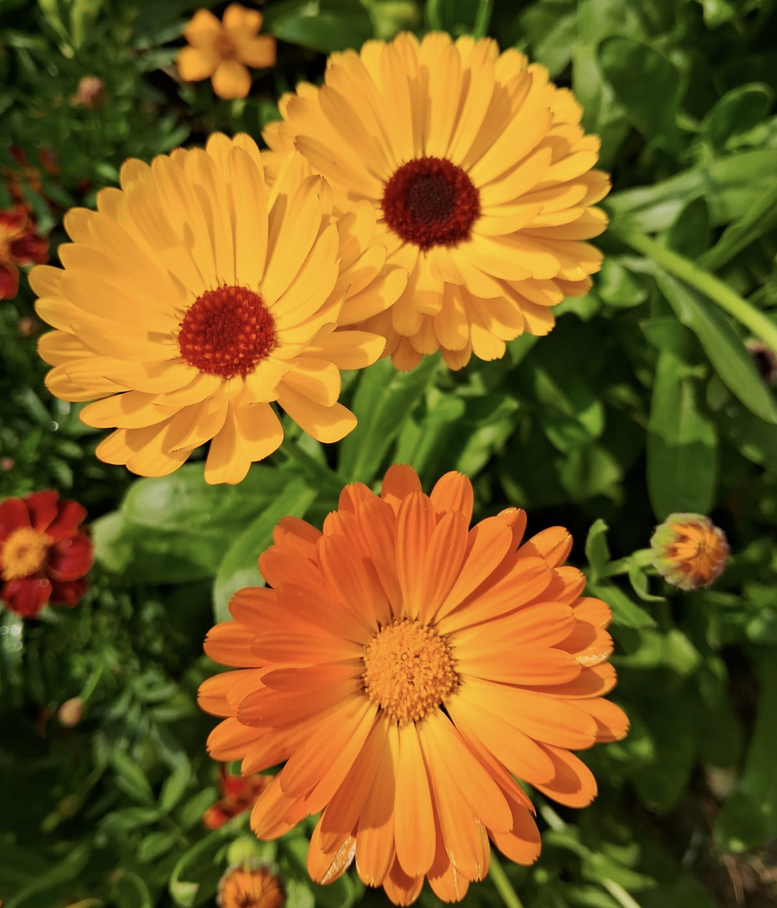
#> input picture images/flower.png, 777 x 908 px, shrunk from 1112 x 1300 before the run, found by its file name
$ python Homework19.py
#> lines starting #> are read from the running program, lines starting #| are printed output that depends on the picture; after the words box and inside, x2 and y2 are one past the last pixel; in counts of white or black regions, pixels touching at a corner belong together
import cv2
import numpy as np
import matplotlib.pyplot as plt
import math

IMG_PATH = "/Users/akhi/Desktop/DIP/images/flower.png"


def quantize_gray(gray: np.ndarray, bits: int) -> np.ndarray:
    levels = 2 ** bits
    q = np.floor(gray.astype(np.float32) * levels / 256.0).astype(np.uint8)
    q = np.clip(q, 0, levels - 1)
    step = 256.0 / levels
    rec = q.astype(np.float32) * step + step / 2.0
    return np.clip(rec, 0, 255).astype(np.uint8)


def palette_8bit(img_bgr: np.ndarray, K: int = 256) -> np.ndarray:
    Z = img_bgr.reshape(-1, 3).astype(np.float32)
    criteria = (cv2.TERM_CRITERIA_EPS + cv2.TERM_CRITERIA_MAX_ITER, 10, 1.0)
    _, labels, centers = cv2.kmeans(
        Z, K, None, criteria, 3, cv2.KMEANS_RANDOM_CENTERS
    )
    centers = centers.astype(np.uint8)
    quant = centers[labels.flatten()]
    return quant.reshape(img_bgr.shape)


def quantize_3_3_2(img_bgr: np.ndarray) -> np.ndarray:
    b, g, r = cv2.split(img_bgr)

    r3 = np.round(r.astype(np.float32) * 7.0 / 255.0).astype(np.uint8)
    g3 = np.round(g.astype(np.float32) * 7.0 / 255.0).astype(np.uint8)
    b2 = np.round(b.astype(np.float32) * 3.0 / 255.0).astype(np.uint8)

    r_rec = np.round(r3.astype(np.float32) * 255.0 / 7.0).astype(np.uint8)
    g_rec = np.round(g3.astype(np.float32) * 255.0 / 7.0).astype(np.uint8)
    b_rec = np.round(b2.astype(np.float32) * 255.0 / 3.0).astype(np.uint8)

    return cv2.merge([b_rec, g_rec, r_rec])


def pct_change(orig_bits: int, new_bits: int) -> float:
    return 100.0 * (1.0 - new_bits / max(1, orig_bits))


# ---------- SSIM / MSE / PSNR ----------
def ssim_gray(x: np.ndarray, y: np.ndarray) -> float:
    x = x.astype(np.float32)
    y = y.astype(np.float32)

    C1 = (0.01 * 255) ** 2
    C2 = (0.03 * 255) ** 2

    kernel_size = (11, 11)
    sigma = 1.5

    mu_x = cv2.GaussianBlur(x, kernel_size, sigma)
    mu_y = cv2.GaussianBlur(y, kernel_size, sigma)

    mu_x2 = mu_x * mu_x
    mu_y2 = mu_y * mu_y
    mu_xy = mu_x * mu_y

    sigma_x2 = cv2.GaussianBlur(x * x, kernel_size, sigma) - mu_x2
    sigma_y2 = cv2.GaussianBlur(y * y, kernel_size, sigma) - mu_y2
    sigma_xy = cv2.GaussianBlur(x * y, kernel_size, sigma) - mu_xy

    num = (2 * mu_xy + C1) * (2 * sigma_xy + C2)
    den = (mu_x2 + mu_y2 + C1) * (sigma_x2 + sigma_y2 + C2)

    ssim_map = num / (den + 1e-12)
    return float(ssim_map.mean())


def mse_psnr_ssim(ref: np.ndarray, test: np.ndarray):
    ref = ref.astype(np.float32)
    test = test.astype(np.float32)
    mse = np.mean((ref - test) ** 2)
    if mse == 0:
        psnr = float("inf")
    else:
        psnr = 10.0 * math.log10((255.0 ** 2) / mse)
    s = ssim_gray(ref, test)
    return mse, psnr, s


def main():

    img_bgr = cv2.imread(IMG_PATH, cv2.IMREAD_COLOR)
#> img_bgr is the input picture: shape (908, 777, 3); mean B, G, R 32.4, 95.7, 126.2
    if img_bgr is None:
        raise ValueError("Could not read image: " + IMG_PATH)

    H, W, _ = img_bgr.shape
#> H = 908; W = 777
    orig_bits = H * W * 24
#> orig_bits = 16932384

    # -------------- compression results stored in list -----------------
    results = []

    # color compressions
    img_palette = palette_8bit(img_bgr)
#> in palette_8bit, `_, labels, centers = cv2.kmeans( Z, K, None, criteria, 3, cv2.KMEANS_R..`: centers = 256 rows, first 8: [49.67, 111.3, 242.3], [41.56, 128.5, 104.3], [52, 98.61, 222.9], [58.12, 119.5, 240.9], [45.01, 108.9, 235.6], [43.82, 104.5, 232.6], [50.44, 125.5, 160.8], [22.8, 76.2, 104.9]
#> in palette_8bit, `centers = centers.astype(np.uint8)`: centers = 256 rows, first 8: [49, 111, 242], [41, 128, 104], [52, 98, 222], [58, 119, 240], [45, 108, 235], [43, 104, 232], [50, 125, 160], [22, 76, 104]
    img_332 = quantize_3_3_2(img_bgr)
#> in quantize_3_3_2, `b, g, r = cv2.split(img_bgr)`:
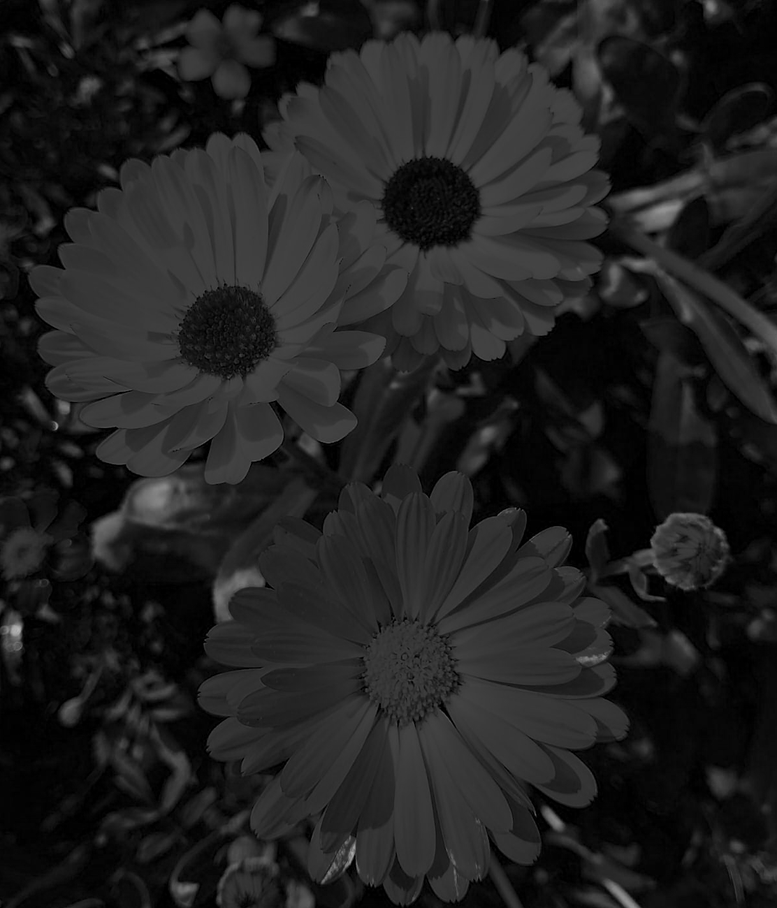
#> b: shape (908, 777); min 0, max 183, mean 32.4

    gray = cv2.cvtColor(img_bgr, cv2.COLOR_BGR2GRAY)
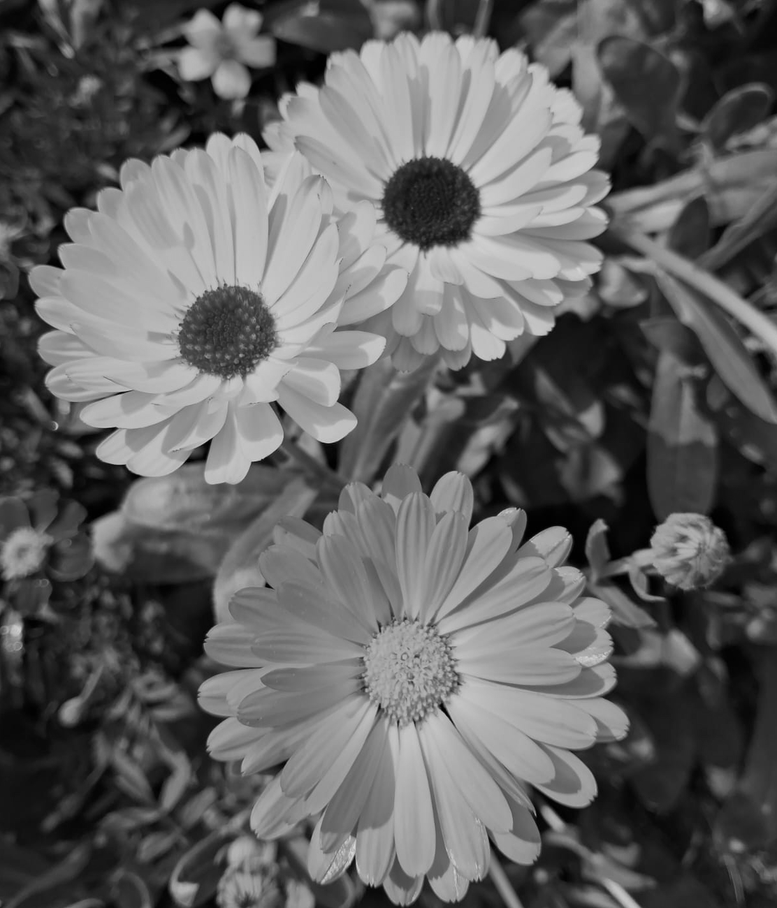
#> gray: shape (908, 777); min 0, max 216, mean 97.6

    gray_bits = [8, 5, 4, 2, 1]
    gray_imgs = [quantize_gray(gray, b) for b in gray_bits]
#> call 4 of quantize_gray, with bits = 2
#> in quantize_gray (call 4), `levels = 2 ** bits`: levels = 4
#> in quantize_gray (call 4), `q = np.floor(gray.astype(np.float32) * levels / 256.0).astype(np.uint8)`:
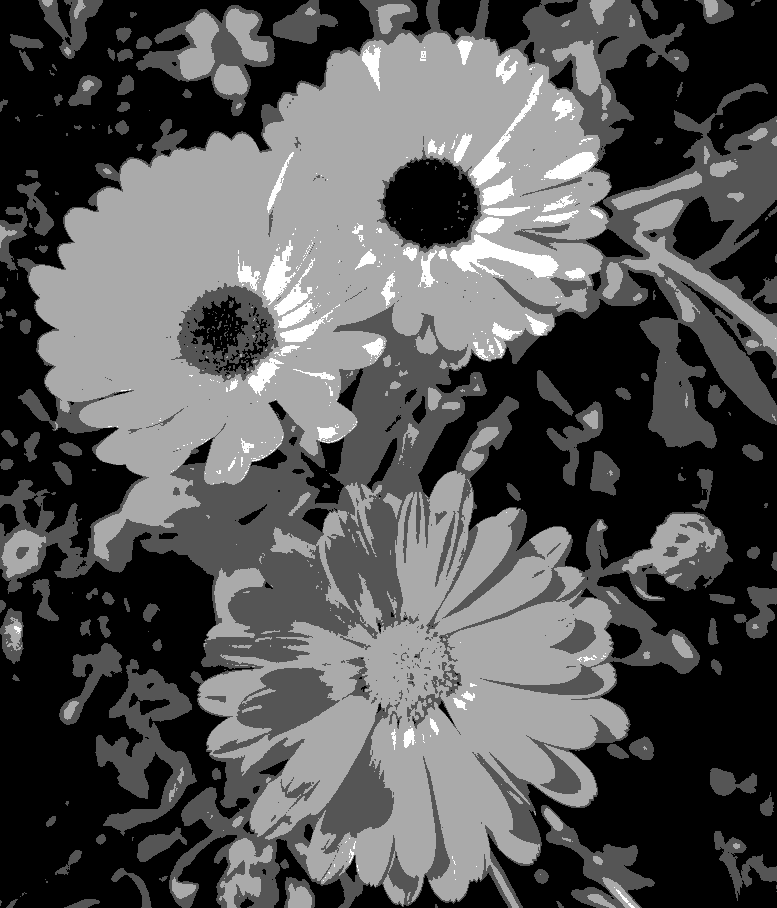
#> q: shape (908, 777); min 0, max 3, mean 1; drawn with min black and max white
#> in quantize_gray (call 4), `step = 256.0 / levels`: step = 64
#> in quantize_gray (call 4), `rec = q.astype(np.float32) * step + step / 2.0`:
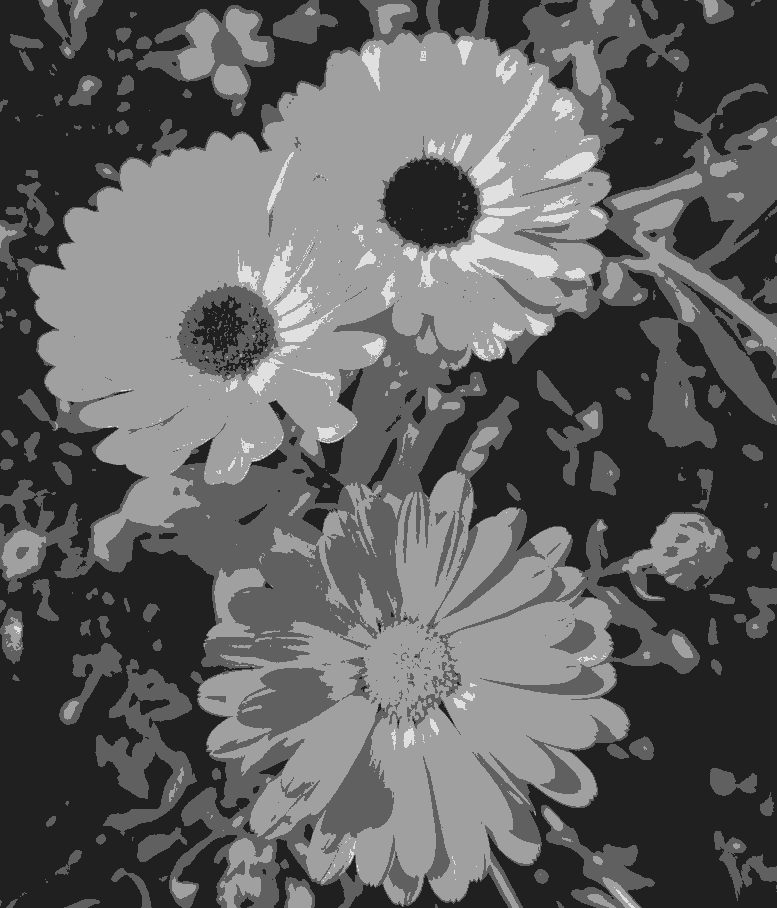
#> rec: shape (908, 777) float32; min 32, max 224, mean 96.3
#> in quantize_gray (call 5), `levels = 2 ** bits`: levels = 2
#> in quantize_gray (call 5), `q = np.floor(gray.astype(np.float32) * levels / 256.0).astype(np.uint8)`:
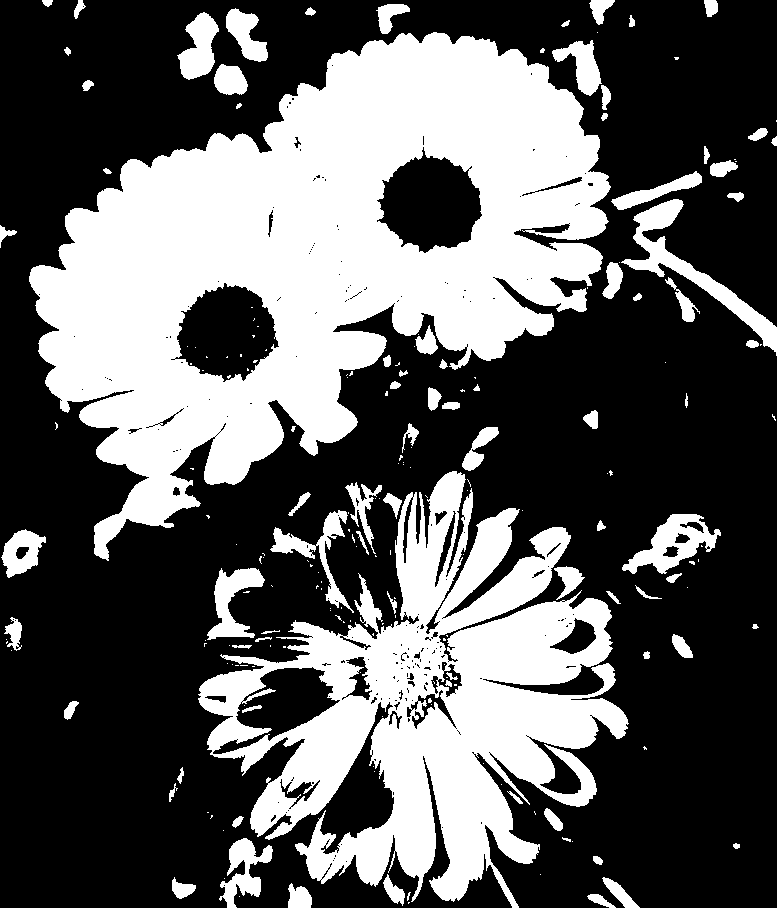
#> q: shape (908, 777); values 0 (black) and 1 (white), 36.6% white; 208 white regions (125 under 20 px), largest, box (x1, y1, x2, y2) and area: (29, 32, 611, 561) 148132, (198, 471, 629, 908) 79563, (621, 199, 777, 356) 4031
#> in quantize_gray (call 5), `step = 256.0 / levels`: step = 128
#> gray_imgs = 5 items

    # ---------------- Summary Print ----------------
    print("\n=========== Bit Compression Summary (vs 24-bit) ===========")
    print(f"Original 24-bit color : {orig_bits} bits | Change: 0.00%")
#| Original 24-bit color : 16932384 bits | Change: 0.00%
    print("-----------------------------------------------------------")

    # palette
    bits_palette = H * W * 8
#> bits_palette = 5644128
    pct_palette = pct_change(orig_bits, bits_palette)
#> pct_palette = 66.67
    print(f"8-bit palette        : {bits_palette} bits | Change: {pct_palette:.2f}%")
#| 8-bit palette        : 5644128 bits | Change: 66.67%

    # 3-3-2
    bits_332 = H * W * 8
#> bits_332 = 5644128
    pct_332 = pct_change(orig_bits, bits_332)
#> pct_332 = 66.67
    print(f"8-bit 3-3-2 RGB      : {bits_332} bits | Change: {pct_332:.2f}%")
#| 8-bit 3-3-2 RGB      : 5644128 bits | Change: 66.67%

    # grayscale
    for b in gray_bits:
        bits = H * W * b
        pct = pct_change(orig_bits, bits)
        print(f"{b}-bit grayscale     : {bits} bits | Change: {pct:.2f}%")

    print("===========================================================\n")

    # ---------------- Quality Metrics ----------------
    print("=========== Quality Metrics (vs original grayscale) ===========")
    print("Method           |    MSE      |  PSNR (dB) |   SSIM")
    print("---------------  | ----------  | ---------- | ------")

    pal_gray = cv2.cvtColor(img_palette, cv2.COLOR_BGR2GRAY)
    img_332_g = cv2.cvtColor(img_332, cv2.COLOR_BGR2GRAY)

    def print_metric(name, test_img):
        mse, psnr, ssim = mse_psnr_ssim(gray, test_img)
        print(f"{name:16} | {mse:10.2f} | {psnr:10.2f} | {ssim:6.4f}")

    print_metric("8-bit palette", pal_gray)
#> in mse_psnr_ssim, `mse = np.mean((ref - test) ** 2)`: mse = 9.72
#> in mse_psnr_ssim, `psnr = 10.0 * math.log10((255.0 ** 2) / mse)`: psnr = 38.26
#> in ssim_gray, `ssim_map = num / (den + 1e-12)`:
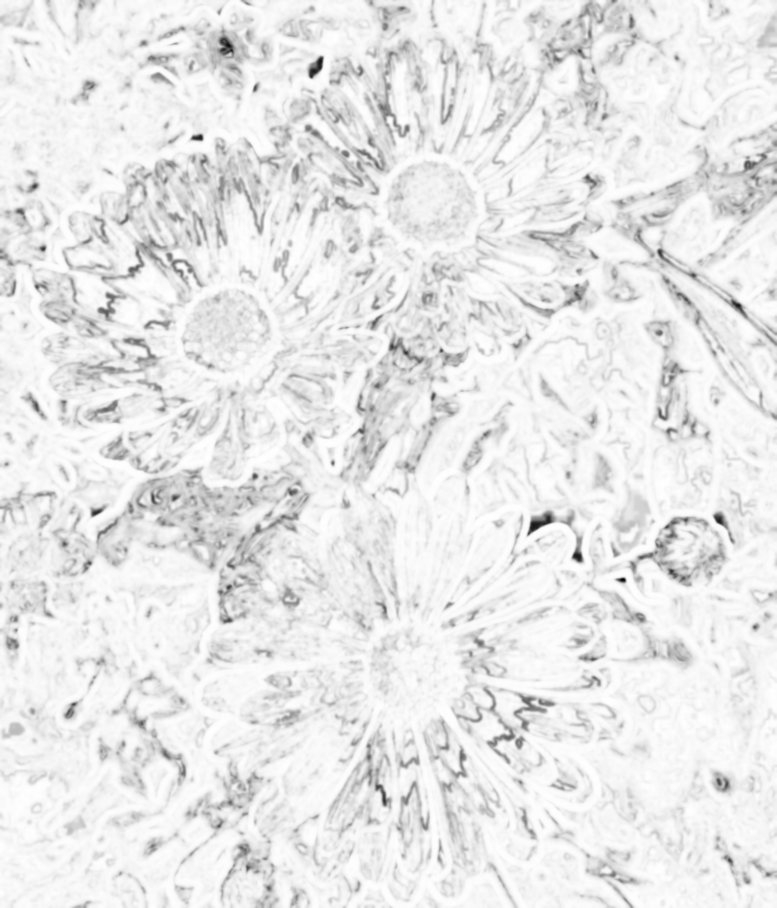
#> ssim_map: shape (908, 777) float32; min 0.454, max 1, mean 0.953; drawn with min black and max white
#> in mse_psnr_ssim, `s = ssim_gray(ref, test)`: s = 0.953
#> in print_metric, `mse, psnr, ssim = mse_psnr_ssim(gray, test_img)`: mse = 9.72; psnr = 38.26; ssim = 0.953
#| 8-bit palette    |       9.72 |      38.26 | 0.9526
    print_metric("8-bit 3-3-2", img_332_g)
#| 8-bit 3-3-2      |      58.70 |      30.44 | 0.8452
    print_metric("8-bit gray", gray_imgs[0])
#| 8-bit gray       |       0.00 |        inf | 1.0000

    for b, gimg in zip(gray_bits[1:], gray_imgs[1:]):
        print_metric(f"{b}-bit gray", gimg)
#> this loop made 4 passes
#> (b, ssim in print_metric) on passes 1 to 4: (5, 0.962), (4, 0.897), (2, 0.694), (1, 0.598)
#| 5-bit gray       |       5.46 |      40.76 | 0.9623
#| 4-bit gray       |      21.48 |      34.81 | 0.8973
#| 2-bit gray       |     314.12 |      23.16 | 0.6938
#| 1-bit gray       |    1212.77 |      17.29 | 0.5981

    # -------------- Visualization (Loop) -------------
    imgs = [
        (cv2.cvtColor(img_bgr, cv2.COLOR_BGR2RGB), "Original"),
        (cv2.cvtColor(img_palette, cv2.COLOR_BGR2RGB), "8-bit palette"),
        (cv2.cvtColor(img_332, cv2.COLOR_BGR2RGB), "8-bit 3-3-2"),
        (gray_imgs[0], "8-bit gray"),
        (gray_imgs[1], "5-bit gray"),
        (gray_imgs[2], "4-bit gray"),
        (gray_imgs[3], "2-bit gray"),
        (gray_imgs[4], "1-bit gray")
    ]

    plt.figure(figsize=(16, 8))
    for i, (im, title) in enumerate(imgs, 1):
        plt.subplot(2, 4, i)
        plt.title(title)
        if len(im.shape) == 2:
            plt.imshow(im, cmap="gray")
        else:
            plt.imshow(im)
        plt.axis("off")
#> this loop made 8 passes
#> title on passes 1 to 8: 'Original', '8-bit palette', '8-bit 3-3-2', '8-bit gray', '5-bit gray', '4-bit gray', '2-bit gray', '1-bit gray'

    plt.tight_layout()
    plt.show()


if __name__ == "__main__":
    main()
